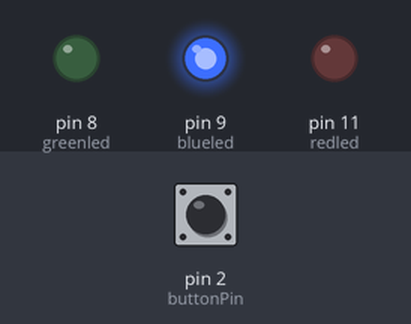
Bench run of a program on a simulated Arduino Uno, built with avr-gcc and run on an emulated ATmega328P. On the bench: output pins drawn as LEDs (lit = HIGH). Inputs (shaded band) come from the test bench; at power-on: pin 2 (buttonPin) HIGH.

Above: at 1.2 s.
1.3 s: pin 2 (buttonPin) pulled LOW for 0.15 s
At 1.37 s:
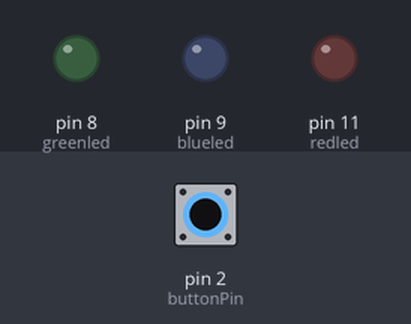
2.9 s: pin 2 (buttonPin) pulled LOW for 3.2 s
At 6.5 s:
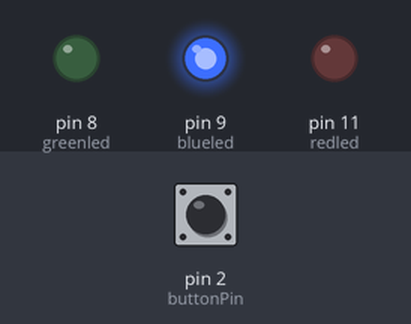
Timing chart, 0 to 8.0 s (numbered marks = the images above; inputs shaded):
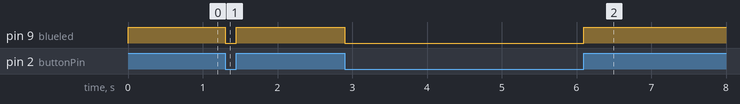

The program:

main.cpp
```cpp
#include <Arduino.h>

int counter = 0;

int greenled = 8;
int blueled = 9;
int redled = 11;
int buttonPin = 2;

void setup() {
  Serial.begin(9600);

  pinMode(buttonPin, INPUT_PULLUP);
  pinMode(greenled, OUTPUT);
  pinMode(blueled, OUTPUT);
  pinMode(redled, OUTPUT);

}

void loop() {
  int buttonState = digitalRead(buttonPin);

  if (buttonState == HIGH) {
    digitalWrite(blueled, HIGH);
    // counter++;
    // delay(1);
  } else
  {
    digitalWrite(blueled, LOW);
  }


  // else if (counter == 0) {
  //   digitalWrite(greenled, LOW);
  //   digitalWrite(blueled, LOW);
  //   digitalWrite(redled, LOW);

  // }

  // else if (counter == 1) {
  //   digitalWrite(greenled, HIGH);
  //   digitalWrite(blueled, LOW);
  //   digitalWrite(redled, LOW);

  // }

  //   else if (counter == 2) {
  //   digitalWrite(greenled, LOW);
  //   digitalWrite(blueled, HIGH);
  //   digitalWrite(redled, LOW);

  // }

  //   else if (counter == 3) {
  //   digitalWrite(greenled, LOW);
  //   digitalWrite(blueled, LOW);
  //   digitalWrite(redled, HIGH);

  // }

  // else{
  //   counter = 0;
  // }

}
```

Measured:
- after the input at 1.3 s, pin 9 (blueled): HIGH → LOW at once, → HIGH 0.15 s later
- after the input at 2.9 s, pin 9 (blueled): HIGH → LOW at once, → HIGH 3.2 s later
